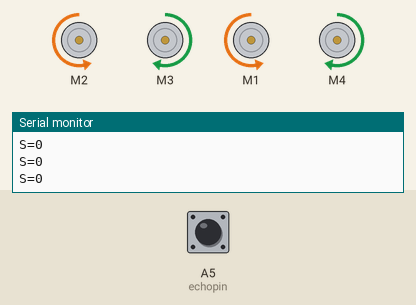
Bench run of a sketch on a simulated Arduino Uno, built with avr-gcc and run on an emulated ATmega328P. Parts: 4 × DC motor (green arrow = forward, orange = backward, longer = faster), the last lines printed to the serial monitor. Inputs (shaded band) come from the test bench; at power-on: A5 (echopin) LOW.

Above: at 10.8 s.
10.9 s: A5 (echopin) pulsed HIGH 2 times (0.12 s each, 0.3 s apart)
At 12.0 s:
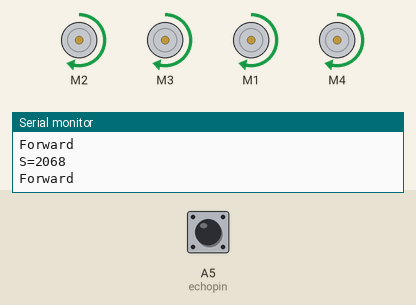
At 12.8 s:
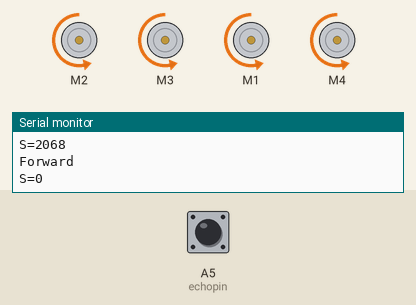
Timing chart, 0 to 20.4 s (numbered marks = the images above; inputs shaded):
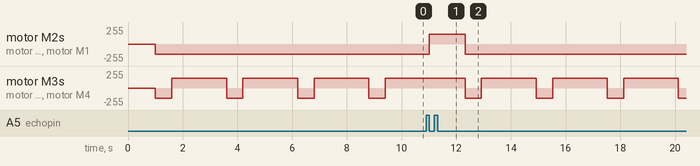

The sketch:

1._Obstacle_Avoiding.ino
```cpp
// Created by RoboticSchools.
// Robotics and Coding always fun when we're doing with our hands.
// " Welcome to the Roboteer's World "

// OBSTACLE AVAOIDING ROBOT - 4 WHEEL DRIVE

#include "AFMotor.h"

#define echopin A5 // echo pin  --- Change these two numbers to respective numbers those are connected in Arduino.
#define trigpin A4 // Trigger pin


AF_DCMotor motor1(2, MOTOR12_64KHZ); // RightHand Side - Front Motor
AF_DCMotor motor2(3, MOTOR12_64KHZ); // LeftHand Side - Front Motor
AF_DCMotor motor3(1, MOTOR12_64KHZ); // RightHand Side - Back Motor
AF_DCMotor motor4(4, MOTOR12_64KHZ); // LeftHand Side - Back Motor


int distance;
long duration;

int set = 15;   // distance between Object and Ultrasonic sensor to Respond.

void setup() {
  Serial.begin(9600);           // Initialize serial port
  Serial.println("Start");

  pinMode (trigpin, OUTPUT);
  pinMode (echopin, INPUT );

  motor1.setSpeed(150);          // set the motor speed to 0-255
  motor2.setSpeed(150);
  motor3.setSpeed(150);
  motor4.setSpeed(150);

}

void loop() {
 distance = data();
 Serial.print("S=");
 Serial.println(distance);
  if (distance > set){
    Serial.println("Forward");
    motor1.run(FORWARD);         // turn it on going forward
    motor2.run(FORWARD);
    motor3.run(FORWARD);
    motor4.run(FORWARD);
    }
  else{
     motor1.run(BACKWARD);   // turn it on going backward
     motor2.run(BACKWARD);
     motor3.run(BACKWARD);
     motor4.run(BACKWARD);
     delay(600);
     motor1.run(BACKWARD);   // turn it on going right
     motor2.run(FORWARD);
     motor3.run(BACKWARD);
     motor4.run(FORWARD);
     delay(1000);
   }
}


long data(){
  digitalWrite(trigpin, LOW);
  delayMicroseconds(2);
  digitalWrite(trigpin, HIGH);
  delayMicroseconds(10);
  duration = pulseIn (echopin, HIGH);
  return duration / 29 / 2;
}
```

Measured:
- after the input at 10.9 s, motor M2, motor M1: backward 150/255 → forward 150/255 after 0.12 s, → backward 150/255 1.3 s later
- by itself, motor M3, motor M4: alternates forward 150/255 for 2.0 s and backward 150/255 for 0.60 s
